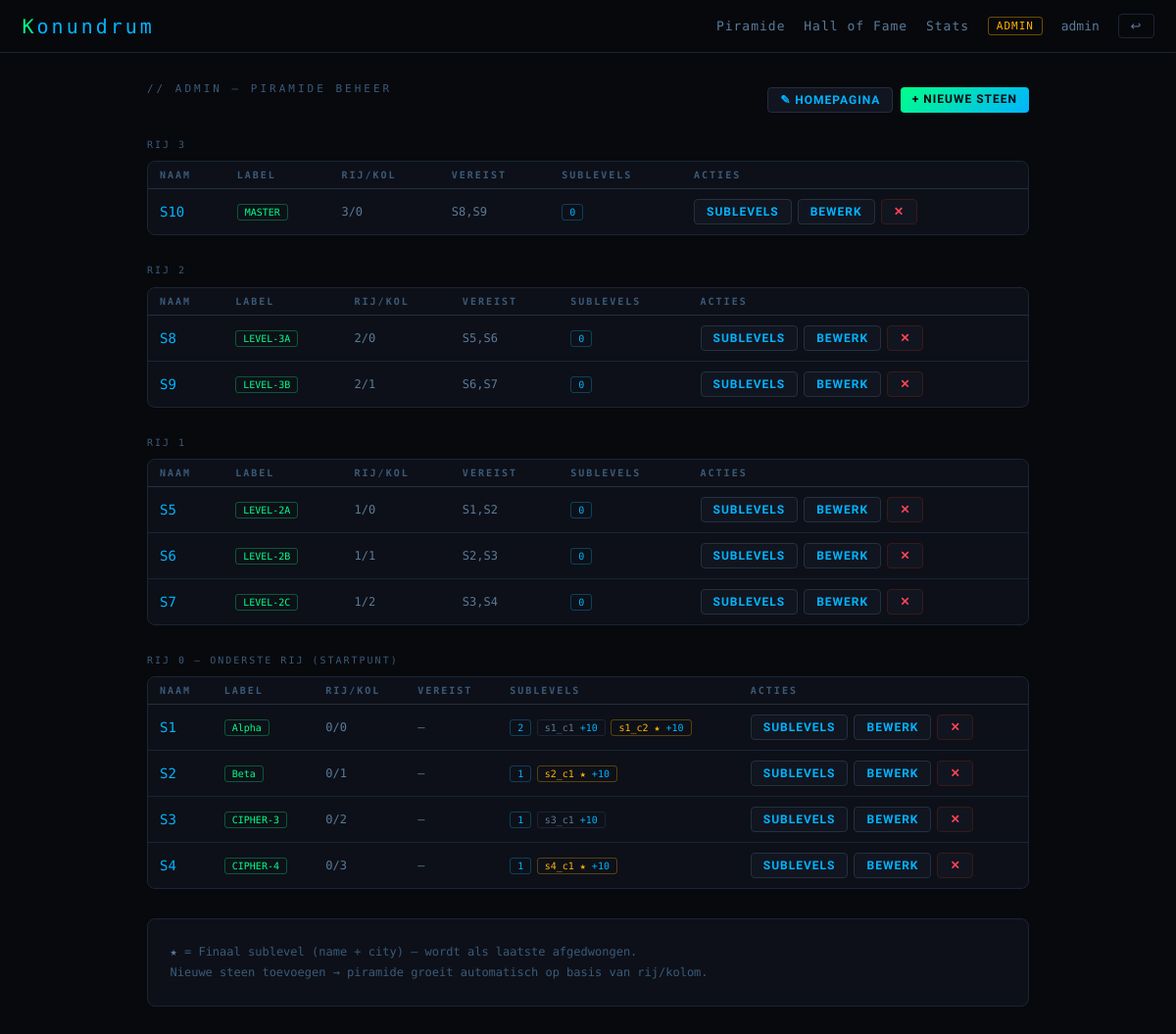
The page /admin (signed in) on the database its author committed.
### tables this page shows
CREATE TABLE stones (
            id           INTEGER PRIMARY KEY AUTOINCREMENT,
            name         TEXT UNIQUE NOT NULL,   -- bijv. S1
            label        TEXT NOT NULL,           -- weergavenaam op blok
            row          INTEGER NOT NULL,        -- 0 = onderste rij
            col          INTEGER NOT NULL,        -- positie in rij
            dependencies TEXT DEFAULT ''          -- komma-gescheiden stone.name waarden
        );

CREATE TABLE challenges (
            id             INTEGER PRIMARY KEY AUTOINCREMENT,
            stone_id       INTEGER NOT NULL REFERENCES stones(id),
            ord            INTEGER DEFAULT 0,
            slug           TEXT NOT NULL UNIQUE,  -- challenges/<slug>.html
            is_final       INTEGER DEFAULT 0,     -- 1 = laatste sublevel → name+city
            answer_1       TEXT    DEFAULT '',    -- voor is_final=0
            answer_name    TEXT    DEFAULT '',    -- voor is_final=1
            answer_city    TEXT    DEFAULT '',    -- voor is_final=1
            hint_1         TEXT    DEFAULT '',
            hint_name      TEXT    DEFAULT '',
            hint_city      TEXT    DEFAULT '',
            hint_threshold REAL    DEFAULT 0.6
        );

### app.py (the view)
@app.route("/admin")
@admin_required
def admin():
    stones = db.get_all_stones()
    stone_data = []
    for s in stones:
        conn = db.get_db()
        chs = conn.execute("SELECT * FROM challenges WHERE stone_id=? ORDER BY ord", (s["id"],)).fetchall()
        conn.close()
        stone_data.append({"stone": s, "challenges": chs})
    return render_template("admin.html", stone_data=stone_data)

### app.py (called while the page is built)
def admin_required(f):
    @wraps(f)
    def inner(*args, **kwargs):
        if not session.get("is_admin"):
            return redirect(url_for("pyramid"))
        return f(*args, **kwargs)
    return inner

### database.py (called while the page is built)
def get_db():
    conn = sqlite3.connect(DB_PATH)
    conn.row_factory = sqlite3.Row
    conn.execute("PRAGMA foreign_keys = ON")
    return conn

def get_all_stones():
    conn = get_db()
    try:
        return conn.execute("SELECT * FROM stones ORDER BY row,col").fetchall()
    finally:
        conn.close()

### templates/admin.html (shortened to what this page needs)
{% extends "base.html" %}
{% block body %}
<div class="page">
  <div class="flex-between" style="margin-bottom:1.5rem;">
    <div class="page-title">// ADMIN — PIRAMIDE BEHEER</div>
    <div style="display:flex;gap:.5rem;">
      <a href="{{ url_for('admin_home_content') }}" class="btn btn-secondary btn-sm">✎ Homepagina</a>
      <a href="{{ url_for('admin_add_stone') }}" class="btn btn-primary btn-sm">+ Nieuwe steen</a>
    </div>
  </div>
  {% if stone_data %}
    {% set rows = {} %}
    {% for item in stone_data %}
      {% set r = item.stone.row %}
      {% if r not in rows %}{% set _ = rows.update({r:[]}) %}{% endif %}
      {% set _ = rows[r].append(item) %}
    {% endfor %}
    {% for row_num in rows|sort(reverse=true) %}
      <div style="margin-bottom:2rem;">
        <div style="font-family:var(--mono);font-size:10px;letter-spacing:2px;color:var(--dim);text-transform:uppercase;margin-bottom:.75rem;">
          RIJ {{ row_num }}{% if row_num == 0 %} — onderste rij (startpunt){% endif %}
        </div>
        <div class="card" style="padding:0;overflow:hidden;">
          <table class="tbl">
            <thead><tr>
              <th>Naam</th><th>Label</th><th>Rij/Kol</th>
              <th>Vereist</th><th>Sublevels</th><th>Acties</th>
            </tr></thead>
            <tbody>
            {% for item in rows[row_num] %}
              <tr>
                <td><span style="font-family:var(--mono);color:var(--blue)">{{ item.stone.name }}</span></td>
                <td><span class="badge badge-green">{{ item.stone.label }}</span></td>
                <td style="font-family:var(--mono);font-size:12px;color:var(--text-dim)">{{ item.stone.row }}/{{ item.stone.col }}</td>
                <td style="font-family:var(--mono);font-size:12px;color:var(--text-dim)">
                  {{ item.stone.dependencies if item.stone.dependencies else '—' }}
                </td>
                <td>
                  <span class="badge badge-blue">{{ item.challenges|length }}</span>
                  {% for ch in item.challenges %}
                    <span class="badge {% if ch.is_final %}badge-yellow{% else %}badge-dim{% endif %}" style="margin-left:2px;">
                      {{ ch.title or ch.slug }}{% if ch.is_final %} ★{% endif %}
                      <span style="color:var(--blue)">+{{ ch.points }}</span>
                    </span>
                  {% endfor %}
                </td>
                <td>
                  <div class="act">
                    <a href="{{ url_for('admin_stone_challenges', stone_id=item.stone.id) }}" class="btn btn-secondary btn-sm">Sublevels</a>
                    <a href="{{ url_for('admin_edit_stone', stone_id=item.stone.id) }}" class="btn btn-secondary btn-sm">Bewerk</a>
                    <form method="POST" action="{{ url_for('admin_delete_stone', stone_id=item.stone.id) }}"
                          onsubmit="return confirm('Steen + alle sublevels verwijderen?');" style="margin:0">
                      <button type="submit" class="btn btn-danger btn-sm">✕</button>
                    </form>
                  </div>
                </td>
              </tr>
            {% endfor %}
            </tbody>
          </table>
        </div>
      </div>
    {% endfor %}
    <div class="card" style="font-family:var(--mono);font-size:12px;color:var(--dim);line-height:1.8;">
      <strong style="color:var(--text-dim)">★</strong> = Finaal sublevel (name + city) — wordt als laatste afgedwongen.<br>
      Nieuwe steen toevoegen → piramide groeit automatisch op basis van rij/kolom.
    </div>
  {% else %}
    <div class="card" style="text-align:center;padding:3rem;color:var(--text-dim);font-family:var(--mono);">
      Nog geen stenen. <a href="{{ url_for('admin_add_stone') }}">Voeg de eerste toe.</a>
    </div>
  {% endif %}
</div>
{% endblock %}

### templates/base.html (style rules this page uses)
*, *::before, *::after { margin:0; padding:0; box-sizing:border-box; }
:root { --bg:#08090d; --bg2:#0d1018; --bg3:#111520; --border:#1a2535; --border2:#243040; --green:#00ff88; --blue:#00b4ff; --yellow:#ffb400; --red:#ff4455; --dim:#3a5a7a; --text:#c0cedd; --text-dim:#5a7a9a; --mono:'Share Tech Mono',monospace; --sans:'Rajdhani',sans-serif; }
html { font-size:15px; }
body { background:var(--bg); color:var(--text); font-family:var(--sans); min-height:100vh; }
a { color:var(--blue); text-decoration:none; }
.page { max-width:960px; margin:0 auto; padding:2rem; }
.page-title { font-family:var(--mono); font-size:11px; letter-spacing:3px; color:var(--dim); text-transform:uppercase; margin-bottom:1.5rem; }
.card { background:var(--bg2); border:1px solid var(--border); border-radius:8px; padding:1.5rem; }
.btn { display:inline-block; padding:9px 20px; border-radius:4px; cursor:pointer; font-family:var(--sans); font-size:14px; font-weight:700; letter-spacing:1px; text-transform:uppercase; border:none; transition:all .2s; text-decoration:none !important; }
.btn-primary { background:linear-gradient(135deg,var(--green),var(--blue)); color:var(--bg); }
.btn-secondary { background:var(--bg3); border:1px solid var(--border2); color:var(--blue); }
.btn-danger { background:var(--bg3); border:1px solid #3a1a1a; color:var(--red); }
.btn-sm { padding:5px 12px; font-size:12px; }
.tbl { width:100%; border-collapse:collapse; font-size:14px; }
.tbl th { font-family:var(--mono); font-size:10px; letter-spacing:2px; text-transform:uppercase; color:var(--dim); padding:8px 12px; border-bottom:1px solid var(--border2); text-align:left; }
.tbl td { padding:10px 12px; border-bottom:1px solid var(--border); vertical-align:middle; }
.tbl tr:last-child td { border-bottom:none; }
.badge { display:inline-block; font-family:var(--mono); font-size:10px; padding:2px 7px; border-radius:3px; }
.badge-green { color:var(--green); border:1px solid rgba(0,255,136,.3); }
.badge-blue { color:var(--blue); border:1px solid rgba(0,180,255,.3); }
.badge-yellow { color:var(--yellow); border:1px solid rgba(255,180,0,.3); }
.badge-dim { color:var(--text-dim); border:1px solid var(--border); }
.act { display:flex; gap:6px; flex-wrap:wrap; }
.flex-between { display:flex; justify-content:space-between; align-items:center; }

### rows shown on the page
stones: stone.name "S10", stone.label "MASTER", stone.row "3", stone.col "0", stone "S8,S9"
stones: stone.name "S8", stone.label "LEVEL-3A", stone.row "2", stone.col "0", stone "S5,S6"
stones: stone.name "S9", stone.label "LEVEL-3B", stone.row "2", stone.col "1", stone "S6,S7"
stones: stone.name "S5", stone.label "LEVEL-2A", stone.row "1", stone.col "0", stone "S1,S2"
stones: stone.name "S6", stone.label "LEVEL-2B", stone.row "1", stone.col "1", stone "S2,S3"
stones: stone.name "S7", stone.label "LEVEL-2C", stone.row "1", stone.col "2", stone "S3,S4"
stones: stone.name "S1", stone.label "Alpha", stone.row "0", stone.col "0", stone "—"
challenges: title+slug "s1_c1", points "10"
challenges: title+slug "s1_c2", points "10"
stones: stone.name "S2", stone.label "Beta", stone.row "0", stone.col "1", stone "—"
challenges: title+slug "s2_c1", points "10"
stones: stone.name "S3", stone.label "CIPHER-3", stone.row "0", stone.col "2", stone "—"
challenges: title+slug "s3_c1", points "10"
stones: stone.name "S4", stone.label "CIPHER-4", stone.row "0", stone.col "3", stone "—"
challenges: title+slug "s4_c1", points "10"

### other values the page prints
{{ session.username }} "admin"
{{ row_num }} "3" "2" "1" "0"
{{ item.challenges|length }} "0" "0" "0" "0" "0" "0" "2" "1" "1" "1"
